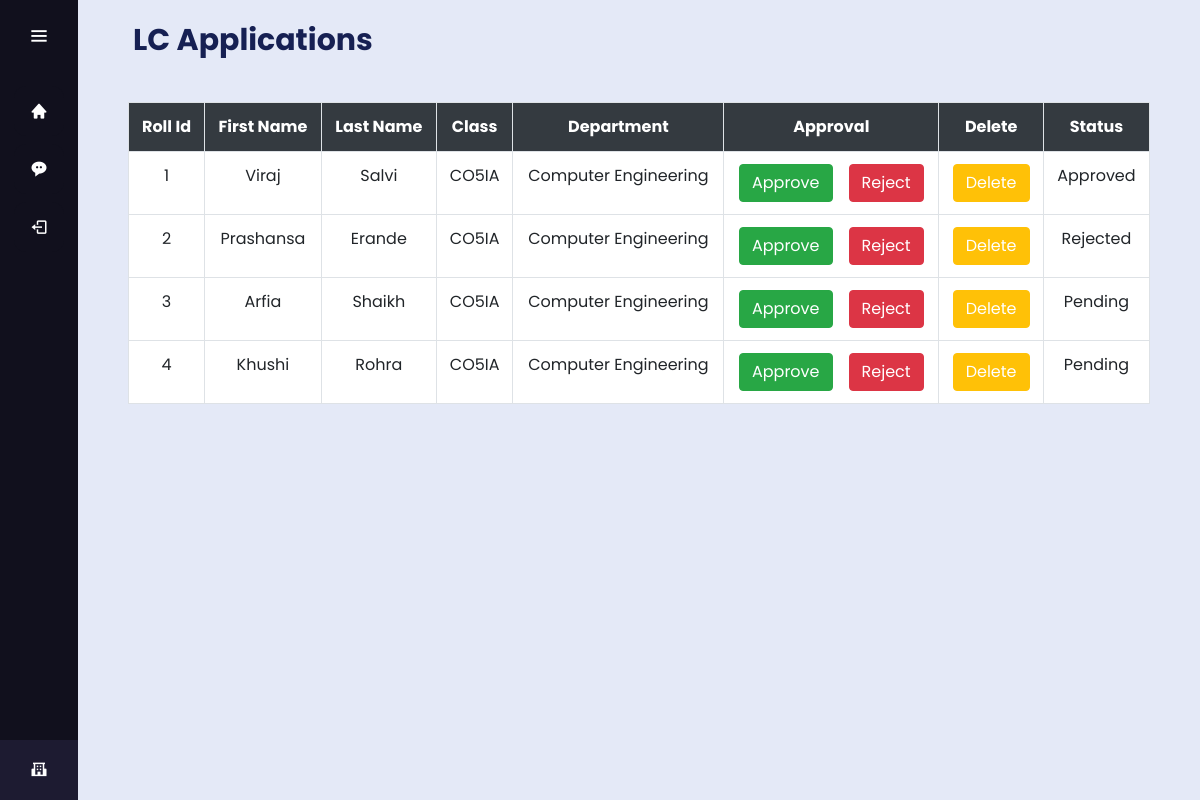
Screenshot of /hod/view.php with the database file from the repository.
### tables this page shows
CREATE TABLE `apply_leave` (
  `id` int(11) DEFAULT NULL,
  `name` varchar(255) DEFAULT NULL,
  `lastname` varchar(255) DEFAULT NULL,
  `Class` varchar(20) NOT NULL,
  `department` varchar(255) DEFAULT NULL,
  `admin_status` varchar(20) NOT NULL,
  `admin_remark` varchar(255) NOT NULL,
  `hod_status` varchar(20) NOT NULL,
  `hod_remark` varchar(20) NOT NULL,
  `lib_status` varchar(20) NOT NULL,
  `lib_remark` varchar(20) NOT NULL,
  `lab_status` varchar(20) NOT NULL,
  `lab_remark` varchar(20) NOT NULL,
  `sch_status` varchar(20) NOT NULL,
  `sch_remark` varchar(20) NOT NULL
);

### hod/view.php (the view, shortened to what this page needs)
<?php
$host = "127.0.0.1";
$user = "root";
$password = "";
$db_name = "leave_management";
$con = mysqli_connect($host, $user, $password, $db_name);
$q = "select * from apply_leave ";
$query = mysqli_query($con,$q);
?>
<!DOCTYPE html>
<html lang="en" dir="ltr">
  <head>
    <link rel="stylesheet" href="style.css">
    <link href='https://unpkg.com/boxicons@2.0.7/css/boxicons.min.css' rel='stylesheet'>
     <link rel="stylesheet" href="https://maxcdn.bootstrapcdn.com/bootstrap/4.0.0/css/bootstrap.min.css">
 <link rel="stylesheet" type="text/css" href="http://ajax.aspnetcdn.com/ajax/jquery.dataTables/1.9.4/css/jquery.dataTables.css">
   </head>
<body>
<div class="sidebar" >
    <div class="logo-details">
        <i class='bx bx-menu' id="btn" ></i>
    </div>
    <ul class="nav-list">
    <li>
       <a href="hod.php">
         <i class='bx bxs-home icon' ></i>
       </a>
      </li>
     <li>
       <a href="view.php">
         <i class='bx bxs-message-rounded-dots icon' ></i>
       </a>
     </li>
     <li>
      <a href="../login.php">
        <i class='bx bx-log-out' ></i>
      </a>
    </li>
     <li class="profile">
         <i class='bx bxs-school' id="log_out" ></i>
     </li>
    </ul>
  </div>
  <section class="home-section">
  <div class="w3-main" style="margin-left:50px;margin-right:50px;">
    <header class="w3-container" style="padding-top:22px">
        <h5>
            <div style= "padding-left : 5px">
               <div style="color: #0a1449f1; font-size: 30px;">
            <b> LC  Applications</b><br><br>
        </h5>
    </header>
    <form method="POST" >
    <table  id="tabledata" class=" table table-striped table-hover table-bordered">
 <tr class="bg-dark text-white text-center" >
 <th> Roll Id</th>
 <th> First Name </th>
 <th> Last Name </th>
 <th> Class </th>
 <th> Department </th>
 <th> Approval </th>
 <th> Delete </th>
 <th> Status </th>
</tr>
<?php
while($res = mysqli_fetch_array($query))
{
  echo  "<tr class='text-center' style='background-color:white' >";
  echo  "<td > ".$res['id']." </td>";
  echo  "<td > ".$res['name']."</td>";
  echo  "<td > ".$res['lastname']."</td>";
  echo  "<td > ".$res['Class']." </td>";
  echo  "<td > ".$res['department']."  </td>";
  echo  "<td > <button type = 'submit' name='approved' method = 'POST' class='btn btn-success'> <a href='approve.php?id=$res[id]'class='text-white'> Approve  </a></button>&emsp;<button type = 'submit' name='rejected' method = 'POST' class='btn-danger btn'> <a href='reject.php?id=$res[id]'class='text-white'> Reject  </a></button></td>";
  echo  "<td > <button  class='btn btn-warning'> <a href='delete.php?id=$res[id]'class='text-white'> Delete  </a></button></td>";
  $rid = $res['id'];
  $res=mysqli_query($con,"select hod_status from apply_leave where id= $rid;");
  $row=mysqli_fetch_row($res);
  echo "<td > ".$row[0]."</td>";
}
?>
 </table>
</form>
</section>
</body>
</html>

### hod/style.css (style rules this page uses)
* { margin: 0; padding: 0; box-sizing: border-box; font-family: "Poppins" , sans-serif; }
.sidebar { position: fixed; left: 0; top: 0; height: 100%; width: 78px; background: #11101D; padding: 6px 14px; z-index: 99; transition: all 0.5s ease; }
.sidebar .logo-details { height: 60px; display: flex; align-items: center; position: relative; }
.sidebar .logo-details #btn { position: absolute; top: 50%; right: 0; transform: translateY(-50%); font-size: 22px; transition: all 0.4s ease; font-size: 23px; text-align: center; cursor: pointer; transition: all 0.5s ease; }
.sidebar i { color: #fff; height: 60px; min-width: 50px; font-size: 28px; text-align: center; line-height: 60px; }
.sidebar .nav-list { margin-top: 20px; height: 100%; }
.sidebar li { position: relative; margin: 8px 0; list-style: none; }
.sidebar li a { display: flex; height: 100%; width: 100%; border-radius: 12px; align-items: center; text-decoration: none; transition: all 0.4s ease; background: #11101D; }
.sidebar li i { height: 50px; line-height: 50px; font-size: 18px; border-radius: 12px; }
.sidebar li.profile { position: fixed; height: 60px; width: 78px; left: 0; bottom: -8px; padding: 10px 14px; background: #1d1b31; transition: all 0.5s ease; overflow: hidden; }
.sidebar .profile #log_out { position: absolute; top: 50%; right: 0; transform: translateY(-50%); background: #1d1b31; width: 100%; height: 60px; line-height: 60px; border-radius: 0px; transition: all 0.5s ease; }
.home-section { position: relative; background: #E4E9F7; min-height: 100vh; top: 0; left: 78px; width: calc(100% - 78px); transition: all 0.5s ease; z-index: 2; }

### rows the page displays
apply_leave: id "1", name "Viraj", lastname "Salvi", Class "CO5IA", department "Computer Engineering", hod_status "Approved"
apply_leave: id "2", name "Prashansa", lastname "Erande", Class "CO5IA", department "Computer Engineering", hod_status "Rejected"
apply_leave: id "3", name "Arfia", lastname "Shaikh", Class "CO5IA", department "Computer Engineering", hod_status "Pending"
apply_leave: id "4", name "Khushi", lastname "Rohra", Class "CO5IA", department "Computer Engineering", hod_status "Pending"
